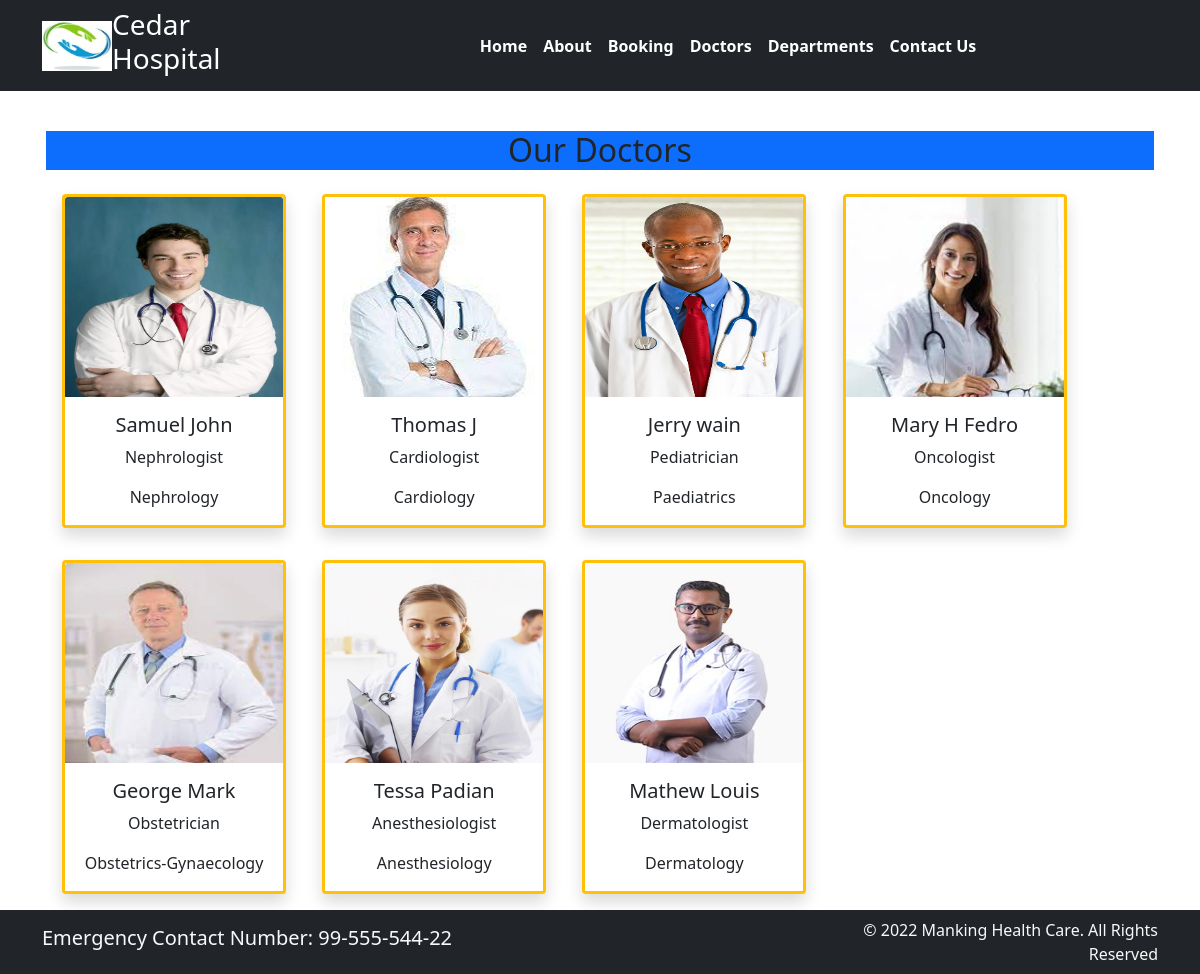
Screenshot of /doctor with the database file from the repository.
### home/models.py (models this page shows, shortened)
class doctors(models.Model):
    doct_name=models.CharField(max_length=100)
    doct_specialization=models.CharField(max_length=250)
    doct_dept= models.ForeignKey(departments,on_delete=models.CASCADE)
    doct_image=models.ImageField(upload_to='doctors')

class departments(models.Model):
    dept_name = models.CharField(max_length=100)
    dept_description = models.TextField()
    def __str__(self):
        return self.dept_name

### home/views.py (the view)
# urls.py: path('doctor', views.doctor,name='doctor'),
def doctor(request):
     doct_dict={
          'doct':doctors.objects.all()
     }
     return render(request, 'doctors.html',doct_dict)

### templates/doctors.html (shortened to what this page needs)
{% extends 'base.html' %}
{% block content %}
<br>
<div class="container p-3">
<h2 class="bg-primary text-center"> Our Doctors</h2>
{% for d in doct %}
    <div class="card border-3  border-warning shadow text-center mx-3 my-3" style="width: 14rem;display:inline-block;">
        <img src="{{d.doct_image.url}}" class="card-img-top" alt="samuel" height=200 width=150>
        <div class="card-body">
          <h5 class="card-title">{{d.doct_name}}</h5>
          <p class="card-text">{{d.doct_specialization}}</p>
          <p class="card-text">{{d.doct_dept}}</p>
        </div>
      </div>
{% endfor %}
<br><br><br>
</div>
{% endblock %}

### rows the page displays
doctors: doct_image (picture), doct_name "Samuel John", doct_specialization "Nephrologist", doct_dept "Nephrology"
doctors: doct_image (picture), doct_name "Thomas J", doct_specialization "Cardiologist", doct_dept "Cardiology"
doctors: doct_image (picture), doct_name "Jerry wain", doct_specialization "Pediatrician", doct_dept "Paediatrics"
doctors: doct_image (picture), doct_name "Mary H Fedro", doct_specialization "Oncologist", doct_dept "Oncology"
doctors: doct_image (picture), doct_name "George Mark", doct_specialization "Obstetrician", doct_dept "Obstetrics-Gynaecology"
doctors: doct_image (picture), doct_name "Tessa Padian", doct_specialization "Anesthesiologist", doct_dept "Anesthesiology"
doctors: doct_image (picture), doct_name "Mathew Louis", doct_specialization "Dermatologist", doct_dept "Dermatology"
